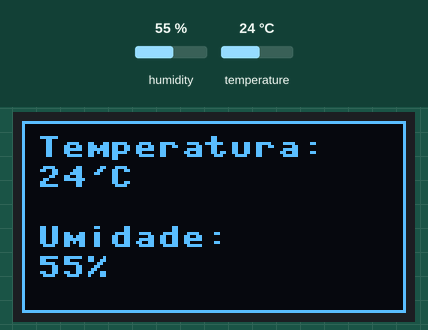
Simulated run of this program. Board: ESP32 board running MicroPython. On the bench: 128×64 one-colour display. The test bench sets the inputs (shaded band); at power-on: humidity 55 %, temperature 24 °C. WiFi joins after 1.5 s; no MQTT or app messages arrive unless stated; what the program prints to the serial console is not drawn.

Above: at 6.6 s.

The program:

oled-dht11-thing-speak.py
```python
# OLED -> ESP32
# CS   -> D5
# DC   -> D4
# RES  -> D15
# SDA  -> D23 (MOSI)
# SCK  -> D18 (SCK)
# Vdd  -> Vcc
# GND  -> GND

#DHT11 -> ESP32
# 2    -> D13

import ssd1306, time, dht, network, machine
from machine import Pin, SPI
from umqtt.simple import MQTTClient

print("Iniciando...")
sensor = dht.DHT11(Pin(13, Pin.IN, Pin.PULL_UP))
time.sleep(5.0)

spi = SPI(1, baudrate=8000000, sck=Pin(18), mosi=Pin(23), polarity=0, phase=0)
# dc, res, cs
oled = ssd1306.SSD1306_SPI(128, 64, spi, Pin(4), Pin(15), Pin(5))

wifi = network.WLAN(network.STA_IF)
wifi.active(True)
wifi.connect('COLOCAR_AP', 'COLOCAR_SENHA')
while wifi.isconnected() == False:
  machine.idle()
print('Conexao realizada.')
print(wifi.ifconfig())

SERVIDOR = "mqtt.thingspeak.com"
CHANNEL_ID = "34342"
WRITE_API_KEY = "RPVYR5VW7A0U6X9T"
cliente = MQTTClient("umqtt_client", SERVIDOR)
topico = "channels/" + CHANNEL_ID + "/publish/" + WRITE_API_KEY

try:
  while True:
    sensor.measure()
    temp = str(sensor.temperature())
    umid = str(sensor.humidity())
    oled.fill(0)
    oled.rect(0, 0, 128, 64, 1)
    oled.text("Temperatura:", 5, 5)
    oled.text(temp + "'C", 5, 15)
    oled.text("Umidade:", 5, 35)
    oled.text(umid + "%", 5, 45)
    oled.show()
    conteudo = "field1=" + temp + "&field2=" + umid
    print ('Conectando a ThingSpeak...')
    cliente.connect()
    cliente.publish(topico, conteudo)
    cliente.disconnect()
    print ('Envio realizado.')
    time.sleep(600.0)
except KeyboardInterrupt:
  oled.fill(0)
  oled.show()
  spi.deinit()
  wifi.disconnect()
  print("Fim.")
```
